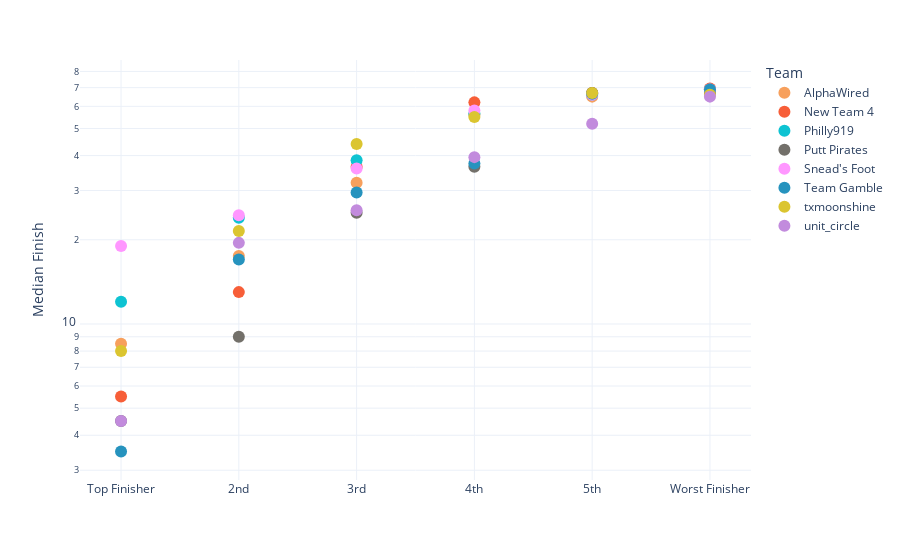

The code cell stored with this chart in its notebook:
### Code cell
### FINISHING POSITION COMPARISON

finish_medians = round(df[['team','fin_1','fin_2','fin_3','fin_4','fin_5','fin_6']].groupby('team').median(),1).reset_index()
finish_medians.columns = 'Team','Top Finisher','2nd','3rd','4th','5th','Worst Finisher'
melted_finish_medians = finish_medians.melt(id_vars='Team',value_vars=['Top Finisher','2nd','3rd','4th','5th','Worst Finisher'])

# print(finish_medians)

fin_place_scatter = px.scatter(melted_finish_medians,
          x='variable',
          y='value',
          color='Team',
          color_discrete_map=team_color,
          template='plotly_white',
          labels={'value':'Median Finish','variable':''},
#           width=550,
          log_y=True,
          ).update_traces(marker_size=12)

# fin_place_scatter.update_layout(title_x=.5,
#                                legend=dict(
#                                    title=None,
#                                    orientation='h',
#                                    x=0,
#                                    y=1.3
#                                )
#                               )
fin_place_scatter.show()

### Figure 1 — Plotly figure (JSON) as saved in the notebook; plotly's stock layout.template omitted (floating-point values rounded to 4 significant figures)
{"data": [{"hovertemplate": "Team=AlphaWired<br>=%{x}<br>Median Finish=%{y}<extra></extra>", "legendgroup": "AlphaWired", "marker": {"color": "rgb(247,160,93)", "size": 12, "symbol": "circle"}, "mode": "markers", "name": "AlphaWired", "orientation": "v", "showlegend": true, "type": "scatter", "x": ["Top Finisher", "2nd", "3rd", "4th", "5th", "Worst Finisher"], "xaxis": "x", "y": [8.5, 17.5, 32, 56, 65, 69], "yaxis": "y"}, {"hovertemplate": "Team=New Team 4<br>=%{x}<br>Median Finish=%{y}<extra></extra>", "legendgroup": "New Team 4", "marker": {"color": "rgb(247,94,56)", "size": 12, "symbol": "circle"}, "mode": "markers", "name": "New Team 4", "orientation": "v", "showlegend": true, "type": "scatter", "x": ["Top Finisher", "2nd", "3rd", "4th", "5th", "Worst Finisher"], "xaxis": "x", "y": [5.5, 13, 36.5, 62, 67, 69.5], "yaxis": "y"}, {"hovertemplate": "Team=Philly919<br>=%{x}<br>Median Finish=%{y}<extra></extra>", "legendgroup": "Philly919", "marker": {"color": "rgb(14,195,210)", "size": 12, "symbol": "circle"}, "mode": "markers", "name": "Philly919", "orientation": "v", "showlegend": true, "type": "scatter", "x": ["Top Finisher", "2nd", "3rd", "4th", "5th", "Worst Finisher"], "xaxis": "x", "y": [12, 24, 38.5, 56.5, 66, 69], "yaxis": "y"}, {"hovertemplate": "Team=Putt Pirates<br>=%{x}<br>Median Finish=%{y}<extra></extra>", "legendgroup": "Putt Pirates", "marker": {"color": "rgb(115,112,106)", "size": 12, "symbol": "circle"}, "mode": "markers", "name": "Putt Pirates", "orientation": "v", "showlegend": true, "type": "scatter", "x": ["Top Finisher", "2nd", "3rd", "4th", "5th", "Worst Finisher"], "xaxis": "x", "y": [4.5, 9, 25, 36.5, 67, 67], "yaxis": "y"}, {"hovertemplate": "Team=Snead's Foot<br>=%{x}<br>Median Finish=%{y}<extra></extra>", "legendgroup": "Snead's Foot", "marker": {"color": "#FF97FF", "size": 12, "symbol": "circle"}, "mode": "markers", "name": "Snead's Foot", "orientation": "v", "showlegend": true, "type": "scatter", "x": ["Top Finisher", "2nd", "3rd", "4th", "5th", "Worst Finisher"], "xaxis": "x", "y": [19, 24.5, 36, 58, 66, 69], "yaxis": "y"}, {"hovertemplate": "Team=Team Gamble<br>=%{x}<br>Median Finish=%{y}<extra></extra>", "legendgroup": "Team Gamble", "marker": {"color": "rgb(38,147,190)", "size": 12, "symbol": "circle"}, "mode": "markers", "name": "Team Gamble", "orientation": "v", "showlegend": true, "type": "scatter", "x": ["Top Finisher", "2nd", "3rd", "4th", "5th", "Worst Finisher"], "xaxis": "x", "y": [3.5, 17, 29.5, 37.5, 66.5, 69], "yaxis": "y"}, {"hovertemplate": "Team=txmoonshine<br>=%{x}<br>Median Finish=%{y}<extra></extra>", "legendgroup": "txmoonshine", "marker": {"color": "rgb(219,197,48)", "size": 12, "symbol": "circle"}, "mode": "markers", "name": "txmoonshine", "orientation": "v", "showlegend": true, "type": "scatter", "x": ["Top Finisher", "2nd", "3rd", "4th", "5th", "Worst Finisher"], "xaxis": "x", "y": [8, 21.5, 44, 55, 67, 66], "yaxis": "y"}, {"hovertemplate": "Team=unit_circle<br>=%{x}<br>Median Finish=%{y}<extra></extra>", "legendgroup": "unit_circle", "marker": {"color": "rgb(194,139,221)", "size": 12, "symbol": "circle"}, "mode": "markers", "name": "unit_circle", "orientation": "v", "showlegend": true, "type": "scatter", "x": ["Top Finisher", "2nd", "3rd", "4th", "5th", "Worst Finisher"], "xaxis": "x", "y": [4.5, 19.5, 25.5, 39.5, 52, 65], "yaxis": "y"}], "layout": {"legend": {"title": {"text": "Team"}, "tracegroupgap": 0}, "margin": {"t": 60}, "xaxis": {"anchor": "y", "domain": [0, 1], "title": {"text": ""}}, "yaxis": {"anchor": "x", "domain": [0, 1], "title": {"text": "Median Finish"}, "type": "log"}}}
